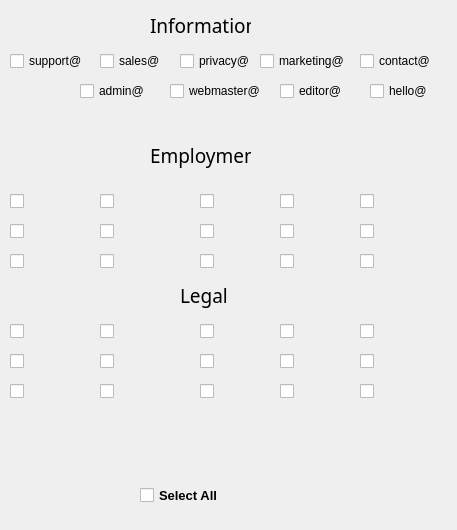
             <widget class="QWidget" name="tab">
              <attribute name="title">
               <string>Alias</string>
              </attribute>
              <attribute name="toolTip">
               <string>An email alias is an additional email address for an email account, with which a user can send/ receive emails or set forwards to</string>
              </attribute>
              <attribute name="whatsThis">
               <string>An email alias is an additional email address for an email account, with which a user can send/ receive emails or set forwards to</string>
              </attribute>
              <widget class="QCheckBox" name="checkBox_238">
               <property name="geometry">
                <rect>
                 <x>170</x>
                 <y>80</y>
                 <width>101</width>
                 <height>22</height>
                </rect>
               </property>
               <property name="text">
                <string>webmaster@</string>
               </property>
              </widget>
              <widget class="QCheckBox" name="checkBox_169">
               <property name="geometry">
                <rect>
                 <x>200</x>
                 <y>190</y>
                 <width>78</width>
                 <height>22</height>
                </rect>
               </property>
               <property name="text">
                <string/>
               </property>
              </widget>
              <widget class="QCheckBox" name="checkBox_239">
               <property name="geometry">
                <rect>
                 <x>10</x>
                 <y>190</y>
                 <width>78</width>
                 <height>22</height>
                </rect>
               </property>
               <property name="text">
                <string/>
               </property>
              </widget>
              <widget class="QCheckBox" name="checkBox_170">
               <property name="geometry">
                <rect>
                 <x>10</x>
                 <y>50</y>
                 <width>78</width>
                 <height>22</height>
                </rect>
               </property>
               <property name="text">
                <string>support@</string>
               </property>
              </widget>
              <widget class="QCheckBox" name="checkBox_171">
               <property name="geometry">
                <rect>
                 <x>370</x>
                 <y>80</y>
                 <width>78</width>
                 <height>22</height>
                </rect>
               </property>
               <property name="text">
                <string>hello@</string>
               </property>
              </widget>
              <widget class="QCheckBox" name="checkBox_172">
               <property name="geometry">
                <rect>
                 <x>280</x>
                 <y>80</y>
                 <width>78</width>
                 <height>22</height>
                </rect>
               </property>
               <property name="text">
                <string>editor@</string>
               </property>
              </widget>
              <widget class="QCheckBox" name="checkBox_174">
               <property name="geometry">
                <rect>
                 <x>100</x>
                 <y>50</y>
                 <width>78</width>
                 <height>22</height>
                </rect>
               </property>
               <property name="text">
                <string>sales@</string>
               </property>
              </widget>
              <widget class="QCheckBox" name="checkBox_175">
               <property name="geometry">
                <rect>
                 <x>260</x>
                 <y>50</y>
                 <width>101</width>
                 <height>22</height>
                </rect>
               </property>
               <property name="text">
                <string>marketing@</string>
               </property>
              </widget>
              <widget class="QCheckBox" name="checkBox_112">
               <property name="geometry">
                <rect>
                 <x>360</x>
                 <y>50</y>
                 <width>78</width>
                 <height>22</height>
                </rect>
               </property>
               <property name="text">
                <string>contact@</string>
               </property>
              </widget>
              <widget class="QCheckBox" name="checkBox_240">
               <property name="geometry">
                <rect>
                 <x>80</x>
                 <y>80</y>
                 <width>78</width>
                 <height>22</height>
                </rect>
               </property>
               <property name="text">
                <string>admin@</string>
               </property>
              </widget>
              <widget class="QCheckBox" name="checkBox_176">
               <property name="geometry">
                <rect>
                 <x>180</x>
                 <y>50</y>
                 <width>78</width>
                 <height>22</height>
                </rect>
               </property>
               <property name="text">
                <string>privacy@</string>
               </property>
              </widget>
              <widget class="QCheckBox" name="checkBox_241">
               <property name="geometry">
                <rect>
                 <x>100</x>
                 <y>190</y>
                 <width>78</width>
                 <height>22</height>
                </rect>
               </property>
               <property name="text">
                <string/>
               </property>
              </widget>
              <widget class="QLabel" name="label_2">
               <property name="geometry">
                <rect>
                 <x>150</x>
                 <y>10</y>
                 <width>101</width>
                 <height>31</height>
                </rect>
               </property>
               <property name="font">
                <font>
                 <family>HACKED</family>
                 <pointsize>14</pointsize>
                </font>
               </property>
               <property name="text">
                <string>Information</string>
               </property>
              </widget>
              <widget class="QLabel" name="label_3">
               <property name="geometry">
                <rect>
                 <x>150</x>
                 <y>140</y>
                 <width>101</width>
                 <height>31</height>
                </rect>
               </property>
               <property name="font">
                <font>
                 <family>HACKED</family>
                 <pointsize>14</pointsize>
                </font>
               </property>
               <property name="text">
                <string>Employment</string>
               </property>
              </widget>
              <widget class="QLabel" name="label_4">
               <property name="geometry">
                <rect>
                 <x>180</x>
                 <y>280</y>
                 <width>61</width>
                 <height>31</height>
                </rect>
               </property>
               <property name="font">
                <font>
                 <family>HACKED</family>
                 <pointsize>14</pointsize>
                </font>
               </property>
               <property name="text">
                <string>Legal</string>
               </property>
              </widget>
              <widget class="QCheckBox" name="checkBox_242">
               <property name="geometry">
                <rect>
                 <x>10</x>
                 <y>220</y>
                 <width>78</width>
                 <height>22</height>
                </rect>
               </property>
               <property name="text">
                <string/>
               </property>
              </widget>
              <widget class="QCheckBox" name="checkBox_243">
               <property name="geometry">
                <rect>
                 <x>100</x>
                 <y>220</y>
                 <width>78</width>
                 <height>22</height>
                </rect>
               </property>
               <property name="text">
                <string/>
               </property>
              </widget>
              <widget class="QCheckBox" name="checkBox_177">
               <property name="geometry">
                <rect>
                 <x>200</x>
                 <y>220</y>
                 <width>78</width>
                 <height>22</height>
                </rect>
               </property>
               <property name="text">
                <string/>
               </property>
              </widget>
              <widget class="QCheckBox" name="checkBox_244">
               <property name="geometry">
                <rect>
                 <x>10</x>
                 <y>250</y>
                 <width>78</width>
                 <height>22</height>
                </rect>
               </property>
               <property name="text">
                <string/>
               </property>
              </widget>
              <widget class="QCheckBox" name="checkBox_245">
               <property name="geometry">
                <rect>
                 <x>100</x>
                 <y>250</y>
                 <width>78</width>
                 <height>22</height>
                </rect>
               </property>
               <property name="text">
                <string/>
               </property>
              </widget>
              <widget class="QCheckBox" name="checkBox_246">
               <property name="geometry">
                <rect>
                 <x>200</x>
                 <y>250</y>
                 <width>78</width>
                 <height>22</height>
                </rect>
               </property>
               <property name="text">
                <string/>
               </property>
              </widget>
              <widget class="QCheckBox" name="checkBox_247">
               <property name="geometry">
                <rect>
                 <x>280</x>
                 <y>190</y>
                 <width>78</width>
                 <height>22</height>
                </rect>
               </property>
               <property name="text">
                <string/>
               </property>
              </widget>
              <widget class="QCheckBox" name="checkBox_248">
               <property name="geometry">
                <rect>
                 <x>280</x>
                 <y>250</y>
                 <width>78</width>
                 <height>22</height>
                </rect>
               </property>
               <property name="text">
                <string/>
               </property>
              </widget>
              <widget class="QCheckBox" name="checkBox_249">
               <property name="geometry">
                <rect>
                 <x>280</x>
                 <y>220</y>
                 <width>78</width>
                 <height>22</height>
                </rect>
               </property>
               <property name="text">
                <string/>
               </property>
              </widget>
              <widget class="QCheckBox" name="checkBox_250">
               <property name="geometry">
                <rect>
                 <x>360</x>
                 <y>190</y>
                 <width>78</width>
                 <height>22</height>
                </rect>
               </property>
               <property name="text">
                <string/>
               </property>
              </widget>
              <widget class="QCheckBox" name="checkBox_251">
               <property name="geometry">
                <rect>
                 <x>360</x>
                 <y>250</y>
                 <width>78</width>
                 <height>22</height>
                </rect>
               </property>
               <property name="text">
                <string/>
               </property>
              </widget>
              <widget class="QCheckBox" name="checkBox_252">
               <property name="geometry">
                <rect>
                 <x>360</x>
                 <y>220</y>
                 <width>78</width>
                 <height>22</height>
                </rect>
               </property>
               <property name="text">
                <string/>
               </property>
              </widget>
              <widget class="QCheckBox" name="checkBox_253">
               <property name="geometry">
                <rect>
                 <x>360</x>
                 <y>350</y>
                 <width>78</width>
                 <height>22</height>
                </rect>
               </property>
               <property name="text">
                <string/>
               </property>
              </widget>
              <widget class="QCheckBox" name="checkBox_254">
               <property name="geometry">
                <rect>
                 <x>10</x>
                 <y>380</y>
                 <width>78</width>
                 <height>22</height>
                </rect>
               </property>
               <property name="text">
                <string/>
               </property>
              </widget>
              <widget class="QCheckBox" name="checkBox_255">
               <property name="geometry">
                <rect>
                 <x>360</x>
                 <y>380</y>
                 <width>78</width>
                 <height>22</height>
                </rect>
               </property>
               <property name="text">
                <string/>
               </property>
              </widget>
              <widget class="QCheckBox" name="checkBox_256">
               <property name="geometry">
                <rect>
                 <x>280</x>
                 <y>380</y>
                 <width>78</width>
                 <height>22</height>
                </rect>
               </property>
               <property name="text">
                <string/>
               </property>
              </widget>
              <widget class="QCheckBox" name="checkBox_257">
               <property name="geometry">
                <rect>
                 <x>100</x>
                 <y>350</y>
                 <width>78</width>
                 <height>22</height>
                </rect>
               </property>
               <property name="text">
                <string/>
               </property>
              </widget>
              <widget class="QCheckBox" name="checkBox_258">
               <property name="geometry">
                <rect>
                 <x>280</x>
                 <y>350</y>
                 <width>78</width>
                 <height>22</height>
                </rect>
               </property>
               <property name="text">
                <string/>
               </property>
              </widget>
              <widget class="QCheckBox" name="checkBox_259">
               <property name="geometry">
                <rect>
                 <x>10</x>
                 <y>320</y>
                 <width>78</width>
                 <height>22</height>
                </rect>
               </property>
               <property name="text">
                <string/>
               </property>
              </widget>
              <widget class="QCheckBox" name="checkBox_260">
               <property name="geometry">
                <rect>
                 <x>100</x>
                 <y>320</y>
                 <width>78</width>
                 <height>22</height>
                </rect>
               </property>
               <property name="text">
                <string/>
               </property>
              </widget>
              <widget class="QCheckBox" name="checkBox_261">
               <property name="geometry">
                <rect>
                 <x>200</x>
                 <y>320</y>
                 <width>78</width>
                 <height>22</height>
                </rect>
               </property>
               <property name="text">
                <string/>
               </property>
              </widget>
              <widget class="QCheckBox" name="checkBox_262">
               <property name="geometry">
                <rect>
                 <x>200</x>
                 <y>380</y>
                 <width>78</width>
                 <height>22</height>
                </rect>
               </property>
               <property name="text">
                <string/>
               </property>
              </widget>
              <widget class="QCheckBox" name="checkBox_263">
               <property name="geometry">
                <rect>
                 <x>280</x>
                 <y>320</y>
                 <width>78</width>
                 <height>22</height>
                </rect>
               </property>
               <property name="text">
                <string/>
               </property>
              </widget>
              <widget class="QCheckBox" name="checkBox_264">
               <property name="geometry">
                <rect>
                 <x>360</x>
                 <y>320</y>
                 <width>78</width>
                 <height>22</height>
                </rect>
               </property>
               <property name="text">
                <string/>
               </property>
              </widget>
              <widget class="QCheckBox" name="checkBox_265">
               <property name="geometry">
                <rect>
                 <x>10</x>
                 <y>350</y>
                 <width>78</width>
                 <height>22</height>
                </rect>
               </property>
               <property name="text">
                <string/>
               </property>
              </widget>
              <widget class="QCheckBox" name="checkBox_266">
               <property name="geometry">
                <rect>
                 <x>100</x>
                 <y>380</y>
                 <width>78</width>
                 <height>22</height>
                </rect>
               </property>
               <property name="text">
                <string/>
               </property>
              </widget>
              <widget class="QCheckBox" name="checkBox_267">
               <property name="geometry">
                <rect>
                 <x>200</x>
                 <y>350</y>
                 <width>78</width>
                 <height>22</height>
                </rect>
               </property>
               <property name="text">
                <string/>
               </property>
              </widget>
              <widget class="QCheckBox" name="select_all_alias">
               <property name="geometry">
                <rect>
                 <x>140</x>
                 <y>470</y>
                 <width>161</width>
                 <height>51</height>
                </rect>
               </property>
               <property name="font">
                <font>
                 <pointsize>10</pointsize>
                 <bold>true</bold>
                </font>
               </property>
               <property name="text">
                <string>Select All</string>
               </property>
               <property name="checkable">
                <bool>false</bool>
               </property>
              </widget>
             </widget>
